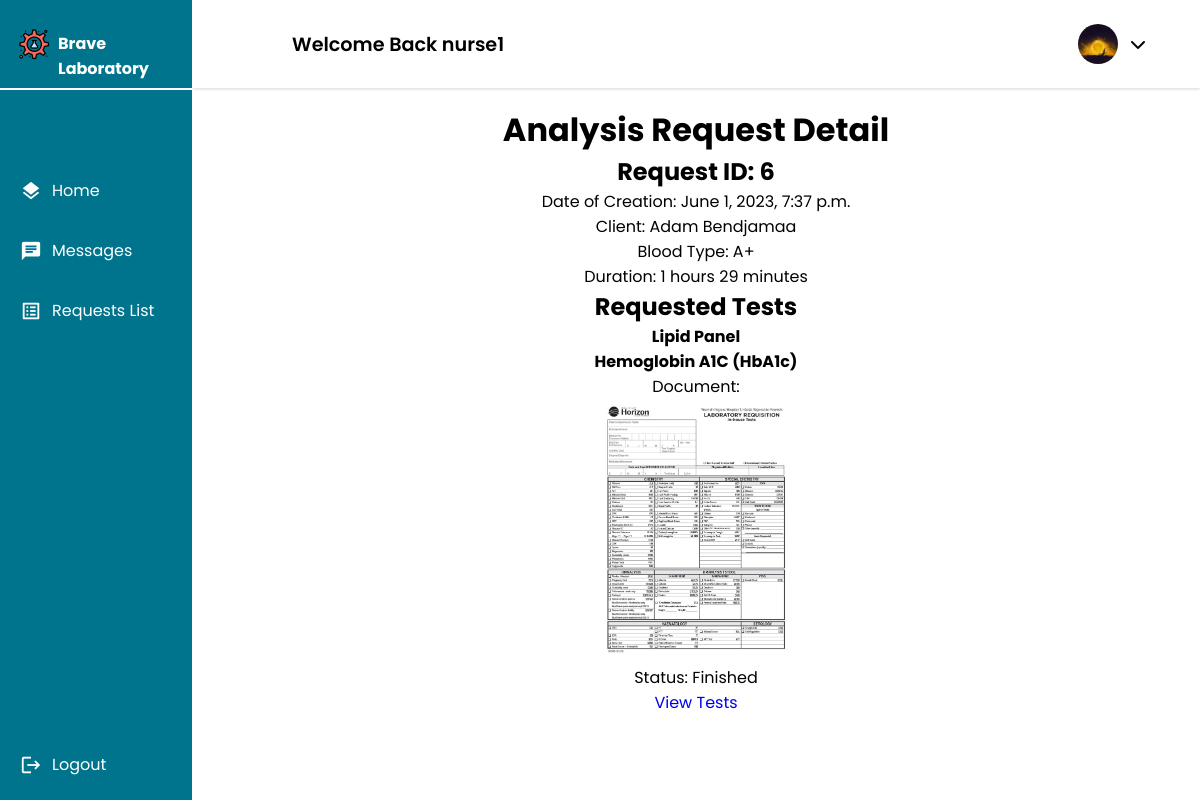
Page /nurse/requests/6/detail/ (signed in) on the committed database.
### nurse/models.py (models this page shows, shortened)
class Nurse(models.Model):
    GENDERS =[
        ('M','Male'),
        ('F','Female')
    ]
    user = models.OneToOneField(User, primary_key = True, on_delete=models.CASCADE)
    phone_number = models.CharField(max_length=10,validators=[phone_regex])
    gender = models.CharField(max_length = 1 ,choices = GENDERS)
    address = models.CharField(max_length=50)
    profile_pic = models.ImageField(default="default.png", upload_to="profile_pics")
    date_of_birth = models.DateField(default='2003-03-08')
    class Meta():
        db_table = 'auth_nurse'

### main_home/models.py (models this page shows, shortened)
class AnalysisRequest(models.Model):
    PENDING = 'pending'
    WORKING_ON = 'working-on'
    FINISHED = 'finished'
    STATUS_CHOICES = [
        (PENDING, 'Pending'),
        (WORKING_ON, 'Working On'),
        (FINISHED, 'Finished'),
    ]
    appointment = models.OneToOneField(Appointment, on_delete=models.CASCADE)
    nurse = models.ForeignKey(Nurse, on_delete=models.CASCADE)
    tests = models.ManyToManyField(Test)
    creation_time = models.DateTimeField(auto_now_add=True)
    start_time = models.DateTimeField(null=True, blank=True)
    finish_time = models.DateTimeField(null=True, blank=True)
    accepted = models.BooleanField(default=False)
    finished = models.BooleanField(default=False)
    status =  models.CharField(max_length=45, choices=STATUS_CHOICES, default=PENDING)
    def duration(self):
        if self.start_time:
            if self.finish_time:
                duration = self.finish_time - self.start_time
            else:
                duration = timezone.now() - self.start_time
            hours = duration // timedelta(hours=1)
            minutes = (duration % timedelta(hours=1)) // timedelta(minutes=1)
            return f"{hours} hours {minutes} minutes"
        return "0 hours 0 minutes"
    def all_tests_confirmed(self):
        return self.tests.filter(confirmed=False).count() == 0
    class Meta:
        db_table = 'analysis_request'

class Appointment(models.Model):
    PRE_PAY = 'PP'
    ON_RECEIVE = 'OR'
    PAYMENT_CHOICES = [
        (PRE_PAY, 'Pre-Pay'),
        (ON_RECEIVE, 'On-Receive'),
    ]
    UPCOMING = 'Upcoming'
    TOMORROW = 'Tommorow'
    TODAY = 'Today'
    OVERDUE = 'Overdue'
    STATUS_CHOICES = [
        (UPCOMING, 'Upcoming'),
        (TOMORROW, 'Tommorow'),
        (TODAY, 'Today'),
        (OVERDUE, 'Overdue'),
    ]
    client = models.ForeignKey(Client, on_delete=models.CASCADE)
    tests_requested = models.ManyToManyField(TestOffered)
    date = models.DateField(validators=[validate_date_not_past])
    description = models.CharField(max_length=1000,blank=True)
    document = models.ImageField(null=True,blank=True,upload_to='medical_documents')
    total_price = models.DecimalField(max_digits=10, decimal_places=2)
    payment_option = models.CharField(max_length=2, choices=PAYMENT_CHOICES,default="OR")
    payment_status = models.BooleanField(default=False)
    arrived = models.BooleanField(default=False)
    cancelled = models.BooleanField(default=False)
    performed = models.BooleanField(default=False)
    class Meta:
        db_table = 'appointment'

class BloodBank(models.Model):
    BLOOD_TYPES = [
        ('A+', 'A+'),
        ('A-', 'A-'),
        ('B+', 'B+'),
        ('B-', 'B-'),
        ('AB+', 'AB+'),
        ('AB-', 'AB-'),
        ('O+', 'O+'),
        ('O-', 'O-')
    ]
    client = models.OneToOneField(Client, on_delete=models.CASCADE)
    blood_type = models.CharField(max_length=3, choices=BLOOD_TYPES)
    submission_date = models.DateTimeField(auto_now=True)

class TestOffered(models.Model):
    name = models.CharField(max_length=50,unique=True)
    price = models.DecimalField(max_digits=10, decimal_places=2)
    class Meta:
        db_table = 'test_offered'
        verbose_name_plural = 'Offered Tests'
    def __str__(self):
        return self.name

### client/models.py (models this page shows, shortened)
class Client(models.Model):
    GENDERS =[
        ('M','Male'),
        ('F','Female')
    ]
    user = models.OneToOneField(User, primary_key = True, on_delete=models.CASCADE)
    phone_number = models.CharField(max_length=10,validators=[phone_regex])
    gender = models.CharField(max_length = 1 ,choices = GENDERS)
    address = models.CharField(max_length=50)
    policy = models.BooleanField(default = False)
    profile_pic = models.ImageField(default="default.png", upload_to="profile_pics")
    date_of_birth = models.DateField(default='2003-03-08')
    tests_made = models.PositiveIntegerField(default=0)
    class Meta():
        db_table = 'auth_client'

### nurse/views.py (the view)
# urls.py: path("requests/<int:analysis_request_id>/detail/",views.request_detail,name="request_detail"),
@login_required
@permission_required('nurse.view_nurse', raise_exception=True)
def request_detail(request, analysis_request_id):
    analysis_request = get_object_or_404(AnalysisRequest, id=analysis_request_id)
    context = {
        'analysis_request': analysis_request,
    }
    return render(request,'nurse/request/request_detail.html', context)

### nurse/templates/nurse/request/request_detail.html (shortened to what this page needs)
{% extends 'nurse/nurse.html' %}
{% load static %}
{% block main %}
<div class="Container">
    <h1>Analysis Request Detail</h1>
    <h2>Request ID: {{ analysis_request.id }}</h2>
    <p>Date of Creation: {{ analysis_request.creation_time }}</p>
    <p>Client: {{ analysis_request.appointment.client.user.first_name }} {{ analysis_request.appointment.client.user.last_name }}</p>
    <p>Blood Type: {{ analysis_request.appointment.client.bloodbank.blood_type }}</p>
    <p>Duration: {{ analysis_request.duration }}</p>
    <h2>Requested Tests</h2>
    <ul>
        {% for test in analysis_request.appointment.tests_requested.all %}
        <li><strong>{{ test }}</strong></li>
        {% endfor %}
    </ul>
    {% if analysis_request.appointment.document %}
        <p>Document:
        </p>
        <a href="{{ analysis_request.appointment.document.url }}" target="_blank">
            <img src="{{ analysis_request.appointment.document.url }}" width="200" >
        </a>
    {% else %}
        <p>No document provided.</p>
    {% endif %}
    <p>Status: {{ analysis_request.get_status_display }}</p>
    {% if not analysis_request.start_time %}
        <form method="POST" action="{% url 'start_analysis' analysis_request.id %}">
            {% csrf_token %}
            <button type="submit">Start</button>
        </form>
    {% else %}
        <a href="{% url 'request_test_list' analysis_request_id=analysis_request.id %}">View Tests</a>
    {% endif %}
</div>
{% endblock main %}

### nurse/templates/nurse/nurse.html (shortened to what this page needs)
{% extends 'main_home/actors_base.html' %}
{% load static %}
{% block css_2 %}
<link rel="stylesheet" href="{% static 'css/list.css' %}">
{% endblock css_2 %}
{% block sidebar %}
    <li><a  href={% url 'nurse' %}><span class="material-icons X">layers</span> <span class="nav-item">Home</span></a></li>
    <li><a href={% url 'nurse_message_chat' %}><span class="material-icons X">chat</span><span class="nav-item">Messages</span></a></li>
    <li><a href={% url 'request_list' %}><span class="material-icons X">list_alt</span><span class="nav-item">Requests List</span></a></li>
{% endblock sidebar %}

### main_home/templates/main_home/actors_base.html (shortened to what this page needs)
{% extends 'main_home/base.html' %}
{% load static %}
{% block css %}
    <link rel="stylesheet" href="https://cdnjs.cloudflare.com/ajax/libs/font-awesome/6.4.0/css/all.min.css">
    <link rel="stylesheet" href="{% static 'css/actors.css' %}" />
{% endblock css %}
{% block content %}
    <div class="container">
        <header>
            <div class="wlc">
                <h1>Welcome Back {{user.username}}</h1>
            </div>
            <div class="Left">
                <ul class="DROPS">
                    {% if user.groups.first.name == 'client' %}
                        <li class="profile-header"><a class="profile-pic-container" onclick="showElement()"><img class="profile-pic" alt="profile_pic" src="{{ user.client.profile_pic.url }}"></img><i class="fa-solid fa-chevron-down"></i></a>
                            <ul id="myElement">
                                <a href="{% url 'profile_update' %}" class="drop-down"><li><span class="material-icons">person</span>Profile</li></a>
                                <a href="{% url 'profile_settings' %}" class="drop-down"><li><span class="material-icons">settings</span>Settings</li></a>
                                <a href="{% url 'profile_help' %}" class="drop-down"><li><span class="material-icons">help</span>Help</li></a>
                                <a href="{% url 'profile_contact' %}" class="drop-down"><li><span class="material-icons">call</span>Contact us</li></a>
                            </ul>
                        </li>
                    {% elif user.groups.first.name == 'nurse' %}
                        <li class="profile-header"><a class="profile-pic-container" onclick="showElement()"><img class="profile-pic" alt="profile_pic" src="{{ user.nurse.profile_pic.url }}"></img><i class="fa-solid fa-chevron-down"></i></a>
                        </li>
                    {% endif %}
                </ul>
            </div>
        </header>
        <div class="Main">
            {% block main %}{% endblock main %}
        </div>
    </div>
    <div class="nav-header">
        <a class="logo" href="{% url user.groups.first.name %}">
            <img alt='logo' src="{% static 'img/logo.png' %}">
            <span><strong>Brave Laboratory</strong></span>
        </a>
    </div>
    <nav>
        <ul>
            {% block sidebar %}{% endblock sidebar %}
            <li class="end">
                <a href='{% url 'logout' %}'>
                    <span class="material-icons emoji">logout</span>
                    <span class="nav-item">Logout</span>
                </a>
            </li>
        </ul>
    </nav>
{% endblock content %}

### main_home/templates/main_home/base.html (shortened to what this page needs)
{% load static %}
<!DOCTYPE html>
<html lang="en">
<head>
    {% block css %}{% endblock css %}
    {% block css_2 %}{% endblock css_2 %}
</head>
<body>
    {% block content %}{% endblock content %}
</body>
</html>

### static/css/actors.css (style rules this page uses)
* { font-family: 'Poppins', sans-serif; margin: 0; padding: 0; }
body { background-color: #fff; }
ul { list-style-type: none; }
.container { text-align: center; float: right; width: 100%; height: 90vh; }
header { position: fixed; top: 0; left: 0; right: 0; z-index: 1; width: 84vw; height: 11vh; background-color: rgb(255, 255, 255); display: flex; align-items: center; justify-content: space-between; margin-left: auto; box-shadow: 0px 2px 2px rgba(0, 0, 0, 0.1); }
.Main { display: flex; justify-content: center; margin-top: 11vh; margin-left: 16vw; padding-top: 1.5%; padding-bottom: 1.5%; }
.Container { font-size: 16px; width:100%; height: 100%; margin: 0 20px; border-radius: 20px; background-color: white; padding-left: 20px; padding-right: 20px; }
.wlc { margin-left: 100px; }
.wlc h1 { font-size: 1.2rem; }
.Left { float: right; display: flex; align-items: center; flex-direction: row; justify-content: space-between; gap: 40px; margin-right: 15px; }
.DROPS { display: flex; align-items: center; justify-content: center; flex-direction: row; margin-right: 1.5vw; gap: 50px; }
.DROPS a { width: auto; height: auto; padding: 50px; text-decoration: none; color: black; padding: 1px; }
.DROPS li { padding: 20px; list-style: none; }
.DROPS .profile-header { width: auto; border-radius: 30px; height: 20px; display: flex; justify-content: center; align-items: center; cursor: pointer; }
.nav-header { position: fixed; left: 0; z-index: 1; top: 0; bottom: 89vh; background-color: #00748c ; width: 16vw; height: 11vh; overflow: hidden; box-shadow: 0px 4px 4px rgb(255, 255, 255); }
.nav-header a { position: relative; color: white; padding-left: 18px; width: 15vw; }
nav { position: fixed; left: 0; z-index: 1; top: 11.2vh; bottom: 0; background-color: #00748c; width: 16vw; overflow: hidden; }
.logo { display: flex; transition: all 0.5s ease; margin-top: 3.5vh; padding-right: 0 !important; width: 100%; gap: 8px; }
.logo span { font-size: 1rem; padding-top: 3px; }
.logo img { height: 32px; }
nav a { position: relative; color: white; display: table; padding-left: 20px; padding-right: 30px; width: 15vw; }
nav .material-icons { position: relative; top: 14px; font-size: 22px !important; }
nav ul { margin-top: 40%; }
.nav-item { position: relative; top: 8px; margin-left: 10px; }
nav ul li { transition: 0.4s; width: auto; margin-bottom: 10px; }
.end { position: fixed; bottom: 0; width: 15vw; margin-bottom: 10px; }
nav ul li::after { content: ''; display: block; position: relative; left: 0; width: 5px; height: 100%; }
.profile-pic { width: 40px; height: 40px; border-radius: 50%; cursor: pointer; object-fit: cover; }
header h1 { font-weight: 600; }
a { text-decoration: none; }
nav a { height: 50px; }
.profile-pic-container { display: flex; justify-content: center; align-items: center; gap: 12px; }
.profile-pic-container i { cursor: pointer !important; }

### rows in the picture
AnalysisRequest: id "6", creation_time "June 1, 2023, 7:37 p.m.", appointment.client.user.first_name "Adam", appointment.client.user.last_name "Bendjamaa", appointment.client.bloodbank.blood_type "A+", duration "1 hours 29 minutes", appointment.document (picture), status "Finished"
TestOffered: name "Lipid Panel"
TestOffered: name "Hemoglobin A1C (HbA1c)"

### other values in the picture
{{ user.username }} "nurse1"
